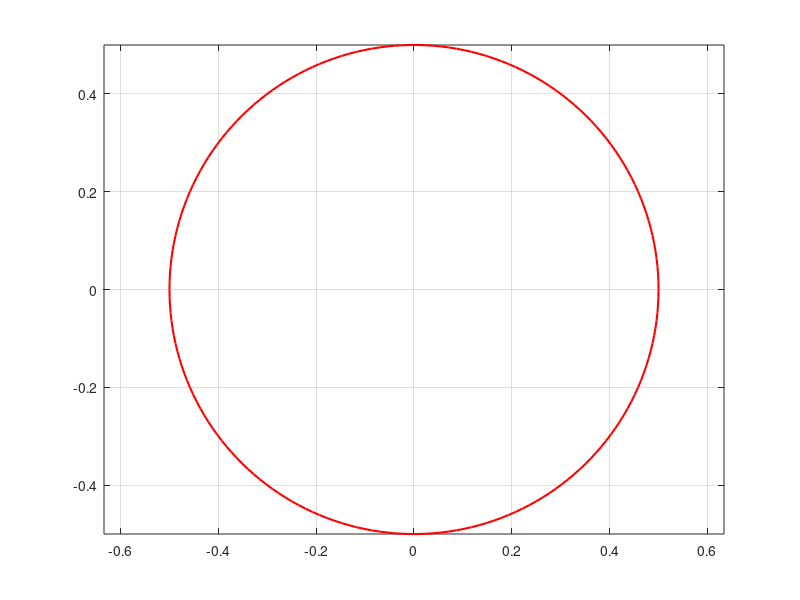

The MATLAB source for this figure: (Note: this script raises an error after producing the figure.)
clc; clear; close all

U = 300;    % undisturbed velocity
U_inf = [U; 0];
N = 100;
R = 0.5;    % cylinder radius

% generate cylinder
theta = linspace (0, pi, N);
theta = theta';

xd = -R*cos(theta);
yd = R*sin(theta);

xv = xd;
yv = -yd;

xe = [flip(xv); xd(2:end)];
ye = [flip(yv); yd(2:end)];

Np = length (xe); % number of total points

figure(1)
plot (xe, ye, 'r', 'LineWidth', 1.5)
grid on; hold on; axis equal

% initialize variables
xp = zeros (1, Np-1);
yp = zeros (1, Np-1);
l = zeros (1, Np-1);
n = zeros (2, Np-1);
t = zeros (2, Np-1);

for j = 1:Np-1
    xp(j) = (xe(j) + xe(j+1)) / 2;  % x-component of control point
    yp(j) = (ye(j) + ye(j+1)) / 2;  % y-component of control point

    l(j) = sqrt ((ye(j+1) - ye(j))^2 + (xe(j+1) - xe(j))^2);    % length of each panel
    n(:,j) = [-(ye(j+1) - ye(j)); (xe(j+1) - xe(j))] / l(j);    % normal vector
    t(:,j) = [n(2,j); -n(1,j)];                                 % tangent vector
end

% initialize variables
A = zeros (Np, Np);
vel_v = zeros (Np-1, 2);

for i = 1:Np-1
    for j = 1:Np-1
        % source/vortex induced velocity
        [vel_s, vel_v(j,:)] = SourceVortex (xp(i), yp(i), xe(j), ye(j), xe(j+1), ye(j+1), l(j), t(:,j));

        A(i,j) = dot (vel_s, n(:,i));
    end

    A(i,Np) = dot (sum(vel_v), n(:,i));
end

% Kutta condition
% initialize variables
vel_v_1 = zeros (Np-1, 2);
vel_v_Np = zeros (Np-1, 2);

for j = 1:Np-1
    % source/vortex induced velocity
    [vel_s_1, vel_v_1(j,:)] = SourceVortex (xp(1), yp(1), xe(j), ye(j), xe(j+1), ye(j+1), l(j), t(:,j));
    [vel_s_Np, vel_v_Np(j,:)] = SourceVortex (xp(end), yp(end), xe(j), ye(j), xe(j+1), ye(j+1), l(j), t(:,j));
    
    A(Np,j) = dot (vel_s_1, t(:,1)) + dot (vel_s_Np, t(:,end));
end

A(Np,Np) = dot (sum(vel_v_1), t(:,1)) + dot (sum(vel_v_Np), t(:,end));

% right-hand side
% initialize variables
b = zeros (Np, 1);

for i = 1:Np-1
    b(i) = -dot (U_inf, n(:,i));
end

b(Np) = -dot (U_inf, t(:,1) + t(:,end));

% solve linear system: A*sol = b
sol = A \ b;
q = sol(1:end-1);
gamma = sol(end);

% compute velocity and pressure coefficient on each panel
% initialize variables
u = zeros (2, Np-1);
cp = zeros (1, Np-1);
vel_v = [];
U_inf_norm = norm (U_inf);

for i = 1:Np-1
    u(:,i) = U_inf;

    for j = 1:Np-1
        % source/vortex induced velocity
        [vel_s, vel_v] = SourceVortex (xp(i), yp(i), xe(j), ye(j), xe(j+1), ye(j+1), l(j), t(:,j));

        u(:,i) = u(:,i) + vel_s*q(j) + vel_v*gamma;
    end

    % pressure coefficient
    cp(i) = 1 - (dot (u(:,i), t(:,i)) / U_inf_norm)^2;
end

% compute lift coefficient: cl = -sum (cp_i * l_i* cos(beta_i) ), where cos(beta_i) = tangent(1)
cl = -sum (cp.*l.*t(1,:));

% plot pressure coefficient
figure(2)
plot (xp, cp, 'b', 'LineWidth', 1.5)
hold on; grid on
xlabel('x'); ylabel('c_p')

% compute velocity field outside the cylinder
Nx = 300; Ny = 300; % number of discretisation points

x = linspace (-4, +4, Nx);
y = linspace (-1.5, +1.5, Ny);

ydplus = interp1 (xd, yd, x);
yvplus = interp1 (xv, yv, x);

% initialize variables
U_field = zeros (Nx, Ny);
V_field = zeros (Nx, Ny);
min_xe = min(xe);
max_xe = max(xe);

for i = 1:Nx
    for j = 1:Ny
        % if the point is located outside the cylinder, compute velocity field
        if ( x(i) < min_xe || x(i) > max_xe || y(j) > ydplus(i) || y(j) < yvplus(i) )
            U_field(i,j) = U_inf(1); 
            V_field(i,j) = U_inf(2);

            for k = 1:Np-1
                % source/vortex induced velocity
                [vel_s, vel_v] = SourceVortex (x(i), y(j), xe(k), ye(k), xe(k+1), ye(k+1), l(k), t(:,k));
        
                U_field(i,j) = U_field(i,j) + vel_s(1)*q(k) + vel_v(1)*gamma;
                V_field(i,j) = V_field(i,j) + vel_s(2)*q(k) + vel_v(2)*gamma;
            end
        end
    end
end

% plot velocity field outside the cylinder
[X, Y] = meshgrid (x, y);
figure(3); hold on; axis equal; title ('U-component of velocity field')
contourf (X', Y', U_field, 100, 'LineStyle', 'None')
plot (xe, ye, 'Linewidth', 2, 'Color', 'k')

figure(4); hold on; axis equal; title ('V-component of velocity field')
contourf (X', Y', V_field, 100, 'LineStyle', 'None')
plot (xe, ye, 'Linewidth', 2, 'Color', 'k')





function [vel_s, vel_v] = SourceVortex (xc, yc, xe, ye, xe1, ye1, l, t)

    csi = (xc - xe) * (xe1 - xe) + (yc - ye) * (ye1 - ye);
    csi = csi / l;

    eta = -(xc - xe) * (ye1 - ye) + (yc - ye) * (xe1 - xe);
    eta = eta / l;

    r1 = sqrt(csi^2 + eta^2);
    r2 = sqrt((csi - l)^2 + eta^2);

    theta1 = atan2(eta, csi);
    theta2 = atan2(eta, csi - l);

    % solve numerical conflicts that can possibly lead to errors
    if (abs(theta1) < 1e-12 && abs(theta2) > 3)
        theta1 = 0;
        theta2 = pi;
    elseif (abs(theta2) < 1e-12 && abs(theta1) > 3)
        theta1 = pi;
        theta2 = 0;
    end

    u = -log(r2/r1) / (2*pi);
    v = (theta2 - theta1) / (2*pi);

    % return to global reference system
    % Q = [
    %     cos(beta), -sin(beta)
    %     sin(beta), cos(beta)
    % ];
    %
    % Q = [
    %     t(1), -t(2)
    %     t(2), t(1)
    % ];
    %
    % source induced velocity
    % vel_s = Q*[u v]';

    vel_s = [
        (t(1)*u - t(2)*v)
        (t(2)*u + t(1)*v)
    ];

    % vortex induced velocity
    vel_v(1,1) = vel_s(2);
    vel_v(2,1) = -vel_s(1);

end
